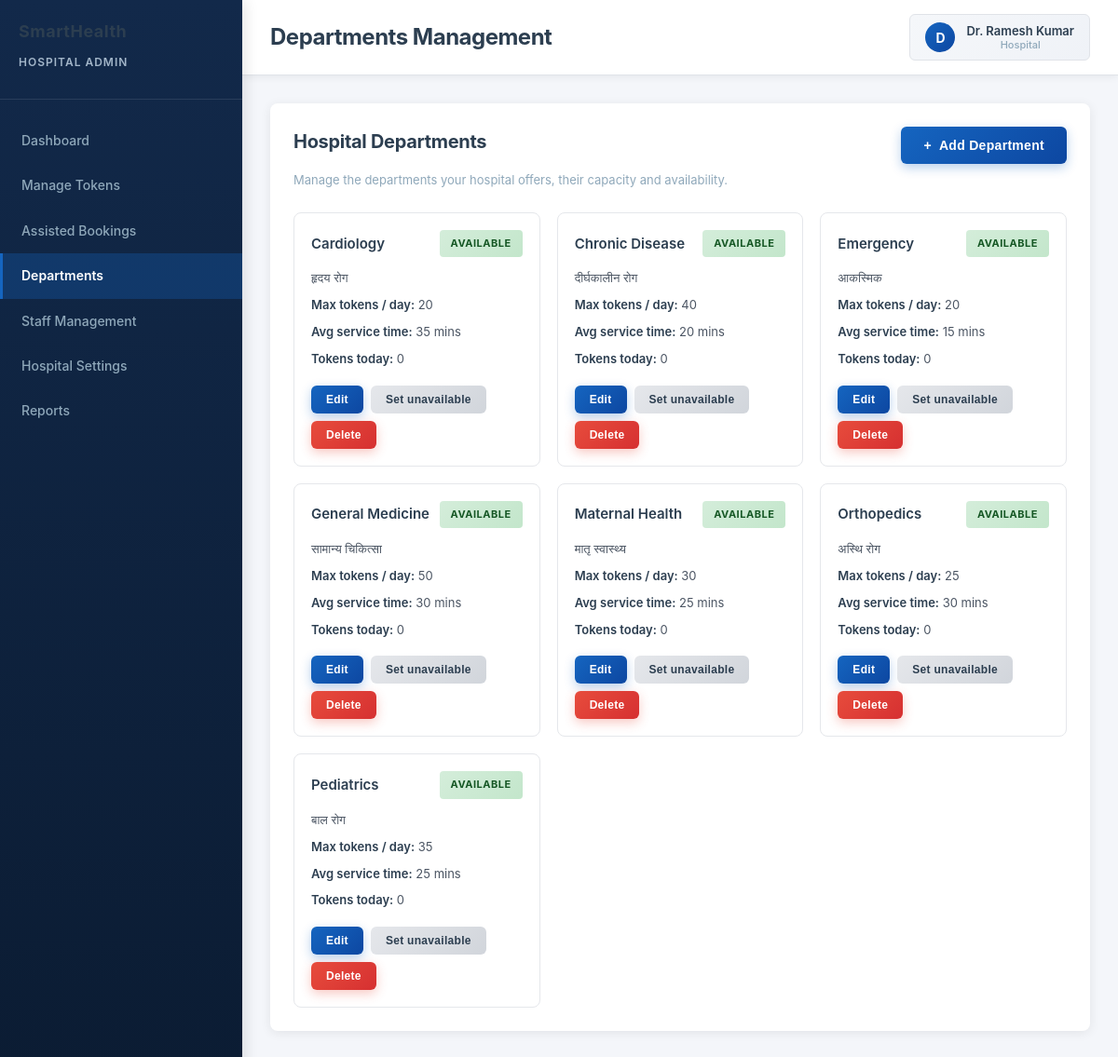
Screenshot of /admin/hospital/departments/index.php (signed in) with the database file from the repository.
### tables this page shows
CREATE TABLE `hospital_departments` (
  `id` int(11) NOT NULL AUTO_INCREMENT,
  PRIMARY KEY (`id`),
  `hospital_id` int(11) NOT NULL,
  `department_id` int(11) NOT NULL,
  `max_tokens_per_day` int(11) DEFAULT 50,
  `current_daily_tokens` int(11) DEFAULT 0,
  `available` tinyint(1) DEFAULT 1,
  `is_active` tinyint(1) DEFAULT 1,
  `created_at` timestamp NOT NULL DEFAULT current_timestamp(),
  `updated_at` timestamp NOT NULL DEFAULT current_timestamp() ON UPDATE current_timestamp()
);

CREATE TABLE `departments` (
  `id` int(11) NOT NULL AUTO_INCREMENT,
  PRIMARY KEY (`id`),
  `name_en` varchar(100) DEFAULT NULL,
  `name_ne` varchar(100) DEFAULT NULL,
  `description_en` text DEFAULT NULL,
  `description_ne` text DEFAULT NULL,
  `max_capacity` int(11) DEFAULT 50,
  `avg_service_time` int(11) DEFAULT 30,
  `current_load` int(11) DEFAULT 0,
  `is_active` tinyint(1) DEFAULT 1,
   
  `hospital_id` int(11) DEFAULT NULL,
  `dept_name` varchar(100) DEFAULT NULL,
  `capacity` int(11) DEFAULT NULL,
  `created_at` timestamp NOT NULL DEFAULT current_timestamp()
);

### admin/hospital/includes/context.php (called while the page is built, shortened)
<?php
require_once __DIR__ . '/../../../backend/config/database.php';
if (!function_exists('smarthealth_resolve_hospital_context')) {
    function smarthealth_resolve_hospital_context($db)
    {
        $adminId = (int) $_SESSION['admin_id'];
        $stmt = $db->prepare(
            "SELECT id, username, full_name, email, role, hospital_id, is_active
               FROM admins WHERE id = ? LIMIT 1"
        );
        $stmt->bind_param('i', $adminId);
        $stmt->execute();
        $admin = $stmt->get_result()->fetch_assoc();
        $accessType = strtolower($admin['role'] ?? '') === 'superadmin' ? 'super' : 'hospital';
        $hospitalId = (int) ($admin['hospital_id'] ?? 0);
        if ($hospitalId > 0) {
            $chk = $db->prepare("SELECT id FROM hospital_locations WHERE id = ? AND is_active = 1 LIMIT 1");
            $chk->bind_param('i', $hospitalId);
            $chk->execute();
            $valid = $chk->get_result()->fetch_assoc();
            if ($valid) {
                return ['ok' => true, 'access_type' => 'hospital', 'hospital_id' => $hospitalId, 'admin' => $admin];
            }
            return ['ok' => false, 'reason' => 'hospital_inactive'];
        }
        return ['ok' => false, 'reason' => 'no_hospital'];
    }
}
$hospital_context = smarthealth_resolve_hospital_context($db);
$hospital_id = $hospital_context['hospital_id'];

### admin/hospital/departments/index.php (the view, shortened to what this page needs)
<?php
require_once __DIR__ . '/../includes/context.php';
if (!isset($db) || $db->connect_error) {
    $error = 'Database connection failed.';
    $emergency_departments = [];
} else {
    $departments = [];
    if ($hospital_id) {
        $sql = "SELECT hd.id AS hospital_department_id,
                       hd.max_tokens_per_day,
                       hd.available,
                       hd.is_active AS link_active,
                       d.id AS department_id,
                       d.name_en, d.name_ne,
                       d.description_en, d.description_ne,
                       d.max_capacity, d.avg_service_time, d.is_active AS dept_active,
                       (SELECT COUNT(*) FROM tokens t
                         WHERE t.department_id = d.id
                           AND t.hospital_id = hd.hospital_id
                           AND DATE(t.created_at) = CURDATE()) AS tokens_today
                  FROM hospital_departments hd
                  JOIN departments d ON hd.department_id = d.id
                 WHERE hd.hospital_id = ?
                 ORDER BY d.name_en";
        $stmt = $db->prepare($sql);
        $stmt->bind_param('i', $hospital_id);
        $stmt->execute();
        $departments = $stmt->get_result()->fetch_all(MYSQLI_ASSOC);
    }
}
require_once __DIR__ . '/../layouts/header.php';
?>
<div class="section">
    <div class="page-head">
        <div>
            <h2>Hospital Departments</h2>
            <p class="page-sub">Manage the departments your hospital offers, their capacity and availability.</p>
        </div>
        <button class="btn btn-primary" onclick="openAddModal(this)" type="button">
            <span aria-hidden="true">+</span> Add Department
        </button>
    </div>
    <?php if (!$hospital_id): ?>
        <div class="alert alert-warning" role="alert">
            No hospital is associated with your account. Please contact a super administrator.
        </div>
    <?php else: ?>
        <div class="departments-grid">
            <?php foreach ($departments as $dept): ?>
                <?php
                    $available = (int) $dept['available'] === 1;
                    $linkActive = (int) $dept['link_active'] === 1;
                    $display = $available && $linkActive ? 'Available'
                             : ($linkActive ? 'Unavailable' : 'Hidden');
                    $badgeClass = $available && $linkActive ? 'active' : 'inactive';
                ?>
                <div class="department-card">
                    <div class="department-card-head">
                        <h4><?php echo htmlspecialchars($dept['name_en']); ?></h4>
                        <span class="status-badge <?php echo $badgeClass; ?>"><?php echo $display; ?></span>
                    </div>
                    <?php if (!empty($dept['name_ne'])): ?>
                        <p class="dept-ne"><?php echo htmlspecialchars($dept['name_ne']); ?></p>
                    <?php endif; ?>
                    <p><strong>Max tokens / day:</strong> <?php echo (int) $dept['max_tokens_per_day']; ?></p>
                    <p><strong>Avg service time:</strong> <?php echo (int) $dept['avg_service_time']; ?> mins</p>
                    <p><strong>Tokens today:</strong> <?php echo (int) $dept['tokens_today']; ?></p>
                    <div class="department-actions">
                        <button type="button" class="btn btn-small btn-primary"
                            onclick='openEditModal(<?php echo json_encode([
                                "id" => (int) $dept["hospital_department_id"],
                                "department_id" => (int) $dept["department_id"],
                                "name_en" => $dept["name_en"],
                                "name_ne" => $dept["name_ne"],
                                "description_en" => $dept["description_en"],
                                "description_ne" => $dept["description_ne"],
                                "max_tokens_per_day" => (int) $dept["max_tokens_per_day"],
                                "avg_service_time" => (int) $dept["avg_service_time"],
                                "available" => (int) $dept["available"],
                            ], JSON_HEX_APOS | JSON_HEX_QUOT); ?>, this)'>
                            Edit
                        </button>
                        <form method="POST" style="display:inline;">
                            <button type="submit" class="btn btn-small btn-secondary">
                                <?php echo $available ? 'Set unavailable' : 'Set available'; ?>
                            </button>
                        </form>
                        <button type="button" class="btn btn-small btn-danger"
                            onclick="confirmDelete(<?php echo (int) $dept['hospital_department_id']; ?>, <?php echo htmlspecialchars(json_encode($dept['name_en'])); ?>, this)">
                            Delete
                        </button>
                    </div>
                </div>
            <?php endforeach; ?>
        </div>
    <?php endif; ?>
</div>
<?php
require_once __DIR__ . '/../layouts/footer.php';
?>

### admin/frontend/css/admin.css (style rules this page uses)
:root { --primary-color: #0056b3; --success-color: #28a745; --danger-color: #dc3545; --warning-color: #ffc107; --info-color: #17a2b8; --dark-color: #2c3e50; --light-color: #f8f9fa; }
* { margin: 0; padding: 0; box-sizing: border-box; }
body { background-color: var(--light-color); color: #333; font-family: 'Segoe UI', Tahoma, Geneva, Verdana, sans-serif; }
.btn { border-radius: 6px; padding: 8px 16px; font-weight: 500; transition: all 0.3s ease; border: none; }
.btn-primary { background-color: var(--primary-color); color: white; }
.btn-danger { background-color: var(--danger-color); }

### admin/hospital/layouts/header.php (style rules this page uses)
* { margin: 0; padding: 0; box-sizing: border-box; }
html, body { height: 100%; width: 100%; }
body { font-family: -apple-system, BlinkMacSystemFont, 'Segoe UI', Roboto, 'Helvetica Neue', Arial, sans-serif; background: #f4f6fa; color: #333; line-height: 1.6; font-size: 14px; }
.section { background: white; padding: 25px; border-radius: 8px; box-shadow: 0 2px 12px rgba(0, 0, 0, 0.08); margin-bottom: 25px; }
.departments-grid { display: grid; grid-template-columns: repeat(auto-fill, minmax(200px, 1fr)); gap: 15px; }
.department-card { background: linear-gradient(135deg, #f9fafb 0%, #f3f4f6 100%); padding: 16px; border-radius: 6px; border: 1px solid #e5e7eb; transition: all 0.3s ease; }
.department-card h4 { color: #2c3e50; margin-bottom: 10px; font-weight: 600; font-size: 14px; }
.department-card p { font-size: 12px; color: #8fa8ba; margin: 6px 0; }
.department-card p strong { color: #2c3e50; font-weight: 600; }
.status-badge { display: inline-block; padding: 6px 12px; border-radius: 4px; font-size: 11px; font-weight: 700; text-transform: uppercase; letter-spacing: 0.5px; }
.status-badge.active { background: linear-gradient(135deg, #d4edda 0%, #c3e6cb 100%); color: #155724; }
.btn { padding: 12px 24px; border: none; border-radius: 6px; cursor: pointer; font-size: 14px; font-weight: 700; transition: all 0.3s ease; text-decoration: none; display: inline-flex; align-items: center; gap: 8px; letter-spacing: 0.3px; }
.btn-primary { background: linear-gradient(135deg, #1565c0 0%, #0d47a1 100%); color: white; box-shadow: 0 4px 12px rgba(21, 101, 192, 0.3); }
.btn-secondary { background: linear-gradient(135deg, #e5e7eb 0%, #d1d5db 100%); color: #2c3e50; }
.btn-danger { background: linear-gradient(135deg, #e74c3c 0%, #d63031 100%); color: white; box-shadow: 0 4px 12px rgba(231, 76, 60, 0.3); }
.btn-small { padding: 8px 16px; font-size: 12px; }
h2 { color: #2c3e50; margin-bottom: 15px; font-size: 20px; font-weight: 700; letter-spacing: -0.3px; }

### admin/hospital/departments/index.php (style rules this page uses)
.page-head { display: flex; justify-content: space-between; align-items: flex-start; gap: 16px; margin-bottom: 24px; flex-wrap: wrap; }
.page-sub { color: #8fa8ba; font-size: 13px; margin-top: 6px; }
.departments-grid { display: grid; grid-template-columns: repeat(auto-fill, minmax(260px, 1fr)); gap: 18px; }
.department-card { background: #fff; border: 1px solid #e5e7eb; border-radius: 8px; padding: 18px; display: flex; flex-direction: column; gap: 4px; transition: box-shadow .2s ease, transform .2s ease; }
.department-card-head { display: flex; justify-content: space-between; align-items: center; gap: 8px; margin-bottom: 6px; }
.department-card h4 { color: #2c3e50; font-size: 15px; font-weight: 600; margin: 0; }
.dept-ne { color: #8fa8ba; font-size: 12px; margin-bottom: 6px; }
.department-card p { font-size: 13px; color: #4b5563; margin: 2px 0; }
.department-card p strong { color: #2c3e50; }
.department-actions { display: flex; flex-wrap: wrap; gap: 8px; margin-top: 12px; }
.department-actions form { margin: 0; }

### rows the page displays
hospital_departments: department.name_en "Cardiology", display "AVAILABLE", department.name_ne "हृदय रोग", max_tokens_per_day "20", department.avg_service_time "35", tokens_today "0", shows "Set unavailable"
hospital_departments: department.name_en "Chronic Disease", display "AVAILABLE", department.name_ne "दीर्घकालीन रोग", max_tokens_per_day "40", department.avg_service_time "20", tokens_today "0", shows "Set unavailable"
hospital_departments: department.name_en "Emergency", display "AVAILABLE", department.name_ne "आकस्मिक", max_tokens_per_day "20", department.avg_service_time "15", tokens_today "0", shows "Set unavailable"
hospital_departments: department.name_en "General Medicine", display "AVAILABLE", department.name_ne "सामान्य चिकित्सा", max_tokens_per_day "50", department.avg_service_time "30", tokens_today "0", shows "Set unavailable"
hospital_departments: department.name_en "Maternal Health", display "AVAILABLE", department.name_ne "मातृ स्वास्थ्य", max_tokens_per_day "30", department.avg_service_time "25", tokens_today "0", shows "Set unavailable"
hospital_departments: department.name_en "Orthopedics", display "AVAILABLE", department.name_ne "अस्थि रोग", max_tokens_per_day "25", department.avg_service_time "30", tokens_today "0", shows "Set unavailable"
hospital_departments: department.name_en "Pediatrics", display "AVAILABLE", department.name_ne "बाल रोग", max_tokens_per_day "35", department.avg_service_time "25", tokens_today "0", shows "Set unavailable"

### other values shown
$pageTitle "Departments Management"
substr($_SESSION['admin_name'] ?? 'A', 0, 1) "D"
$_SESSION['admin_name'] "Dr. Ramesh Kumar"
$_SESSION['access_type'] "Hospital"
